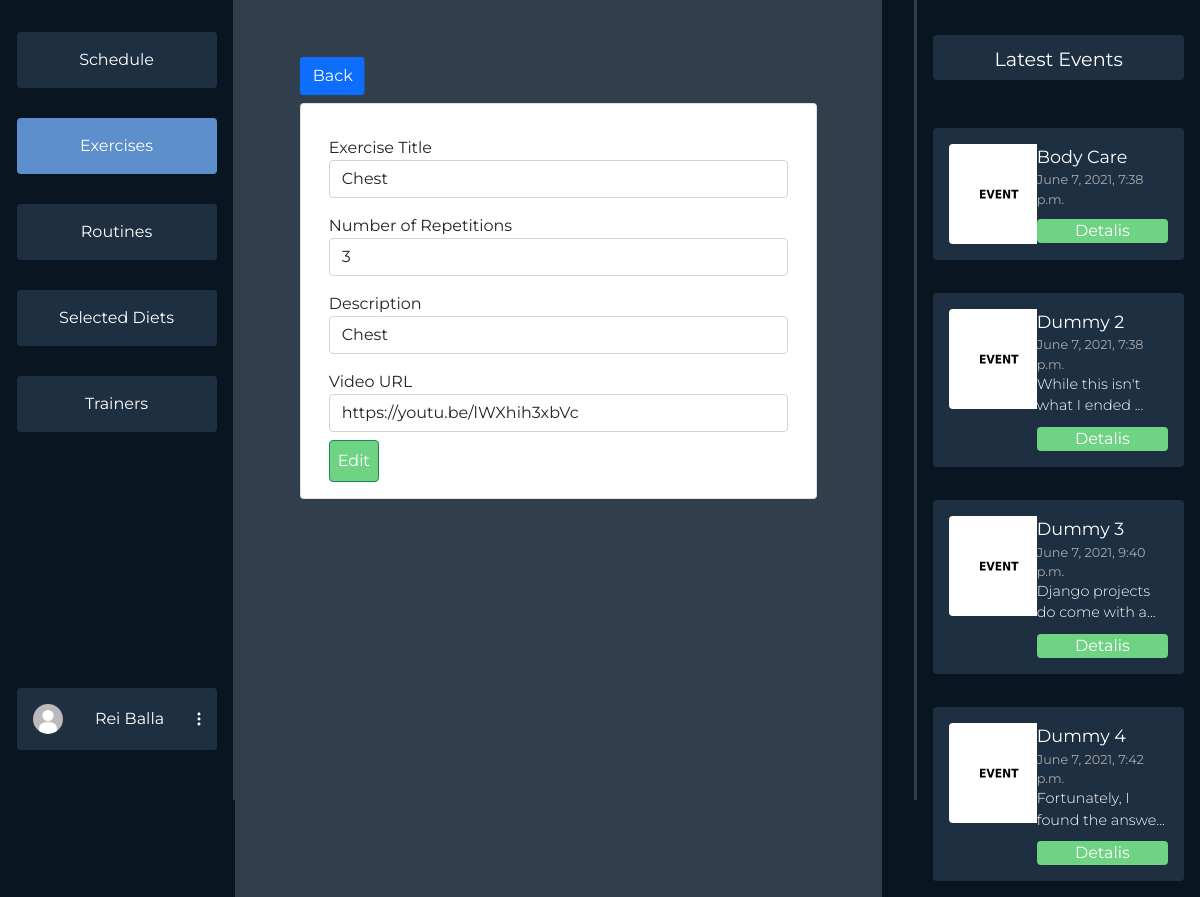
/dashboard/exercise/3/edit (signed in), run on an earlier commit of the app's database.
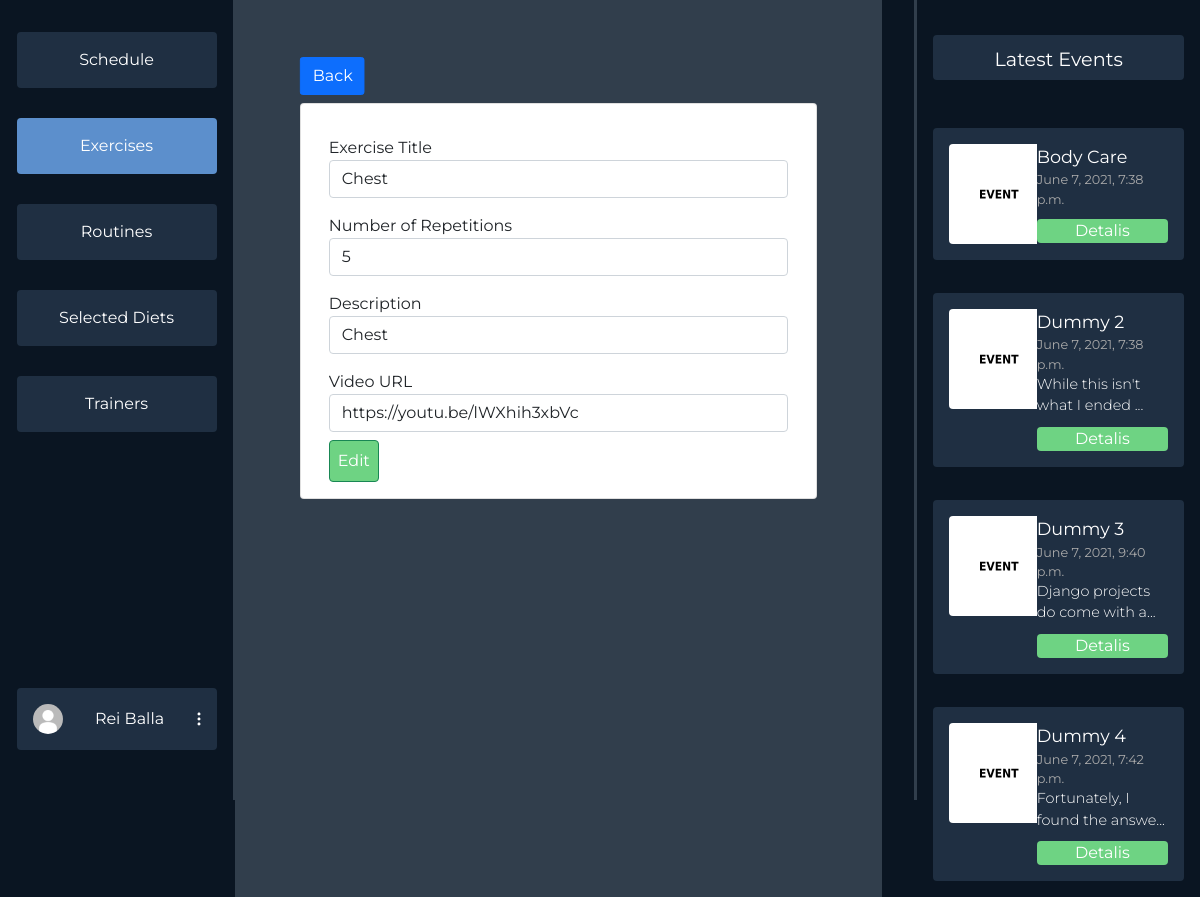
And on a later commit of the database.
### dashboards/models.py (models this page shows, shortened)
class Exercise(models.Model):
    owner = models.ForeignKey(User, on_delete=CASCADE,
                              related_name='%(class)s_username', null=True)
    selected_by = models.ManyToManyField(User)
    title = models.CharField(max_length=60, blank=True)
    reps = models.IntegerField(default=3, blank=True)
    desc = models.TextField(blank=True)
    link = models.CharField(max_length=300, blank=True)

### dashboards/user_views.py (the view, shortened to what this page needs)
# urls.py: path('exercise/<int:eid>/edit', user_views.edit_exercise, name='edit-exercise'),
@login_required(login_url='login')
def edit_exercise(request, eid):
    events = Event.objects.all()[:4]
    exercise = Exercise.objects.get(id=eid)
    context = {'options': EXERCISES_NAV,
               'events': events, 'exercise': exercise}
    return render(request, 'dashboards/user/events/edit_exercise.html', context)

### dashboards/templates/dashboards/user/events/edit_exercise.html (shortened to what this page needs)
{% extends 'dashboards/user/dashboard.html' %}
{% block middle %}
<div class="back">
<a class="container btn btn-primary rounded-1" href="{% url 'userdashboard-exercises' %}">Back</a>
</div>
<div class="create-exercise card container">
    <div class="create-exercise-body form card-body container">
        <form method="POST" action="{% url "edit-exercise" exercise.id %}" class="create-exercise-form">
                <div class="form-group mt-3">
                    <label for="title">Exercise Title</label>
                    <input type="text" class="form-control {{titleValid}}" id="title" name="title" placeholder="Title: " value="{{exercise.title}}">
                </div>
                <div class="form-group mt-3">
                    <label for="reps">Number of Repetitions</label>
                    <input type="number" class="form-control {{repsValid}}" id="reps" name="reps" placeholder="Reps: " value="{{exercise.reps}}">
                </div>
                <div class="form-group mt-3">
                    <label for="desc">Description</label>
                    <input type="text" class="form-control {{descValid}}" id="desc" name="desc" placeholder="Some description: " value="{{exercise.desc}}">
                </div>
                <div class="form-group mt-3">
                    <label for="link">Video URL</label>
                    <input type="text" class="form-control {{linkValid}}" id="link" name="link" placeholder="Add video link: " value="{{exercise.link}}">
                </div>
                <input class="btn btn-success p-2 mt-2" type="submit" value="Edit"/>
        </form>
    </div>
</div>
{% endblock middle %}

What changed in the data, as far as the page shows it:
changed Exercise "Chest": reps "3" → "5"
